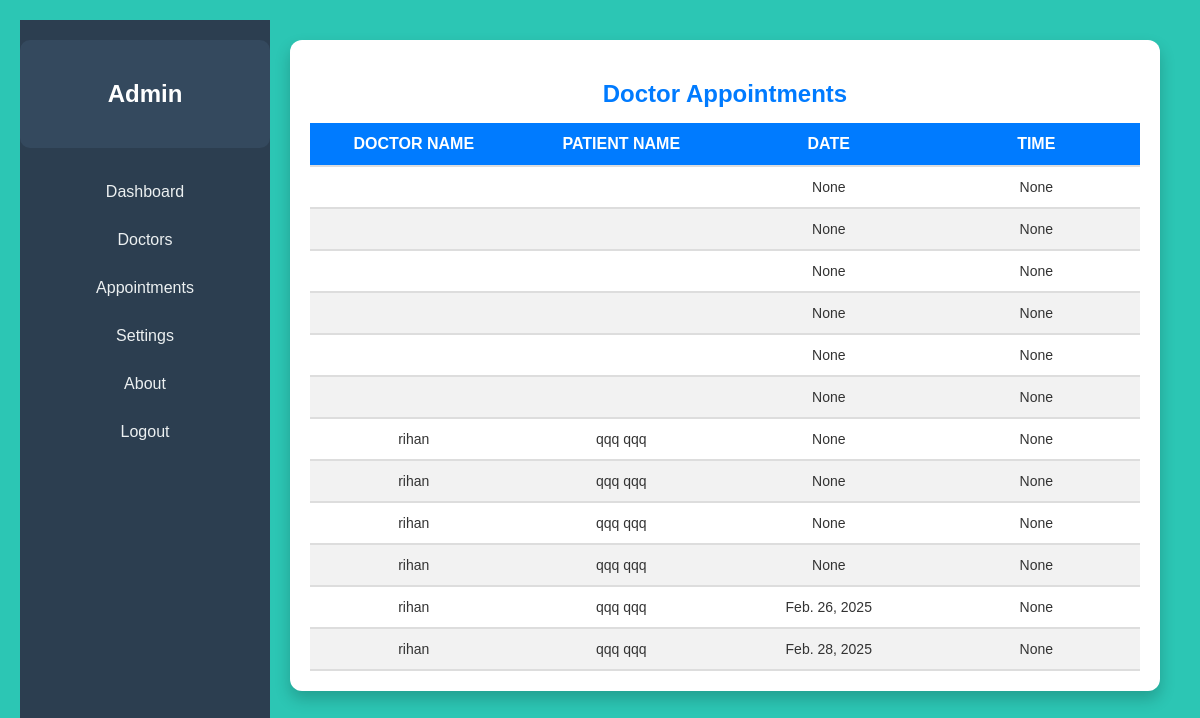
Page /api/viewappointment on the committed database.
### Predictivehealthapp/models.py (models this page shows)
class bookinginfoTable(models.Model):
    USERID=models.ForeignKey(userTable,on_delete=models.CASCADE,null=True,blank=True,related_name='userid')
    DOCTORID=models.ForeignKey(DoctorTable,on_delete=models.CASCADE,null=True,blank=True,)
    patient_name=models.CharField(max_length=300,null=True,blank=True)
    patient_age=models.CharField(max_length=300,null=True,blank=True)
    patient_height=models.CharField(max_length=300,null=True,blank=True)
    patient_weight=models.CharField(max_length=300,null=True,blank=True)
    patient_addr=models.CharField(max_length=300,null=True,blank=True)
    APPOINTMENTDATE=models.DateField(null=True,blank=True)
    APPOINTMENTTIME=models.TimeField(null=True,blank=True)
    visitReason=models.CharField(max_length=300,null=True,blank=True)
    status=models.CharField(max_length=20,null=True,blank=True)

class DoctorTable(models.Model):
    LOGINID=models.ForeignKey(LoginTable,on_delete=models.CASCADE,null=True,blank=True)
    Name=models.CharField(max_length=20,null=True,blank=True)
    specialization=models.CharField(max_length=20,null=True,blank=True)
    qualification=models.CharField(max_length=20,null=True,blank=True)
    phone=models.BigIntegerField(null=True,blank=True)
    email=models.CharField(max_length=255,null=True,blank=True)

class userTable(models.Model):
    LOGINID=models.ForeignKey(LoginTable,on_delete=models.CASCADE,null=True,blank=True)
    firstname=models.CharField(max_length=20,null=True,blank=True)
    lastname=models.CharField(max_length=20,null=True,blank=True)
    dob=models.CharField(max_length=20,null=True,blank=True)
    gender=models.CharField(max_length=20,null=True,blank=True)
    mobile=models.BigIntegerField(null=True,blank=True)
    email=models.CharField(max_length=20,null=True,blank=True)
    address=models.CharField(max_length=300,null=True,blank=True)
    password=models.CharField(max_length=50,null=True,blank=True)
    state=models.CharField(max_length=20,null=True,blank=True)

### Predictivehealthapp/views.py (the view)
# urls.py: path('viewappointment',viewappointment.as_view(),name="viewappointment"),
class viewappointment(View):
    def get(self,request):
        obj=bookinginfoTable.objects.all()
        return render(request,'administrator/view-appointment.html',{'obj':obj})

### templates/administrator/view-appointment.html (shortened to what this page needs)
{% extends 'administrator/admin-dashboard.html' %}
    {% block body %}
    <div class="appointment-container">
        <h2 class="title">Doctor Appointments</h2>
        <div class="responsive-table-container">
            <table class="responsive-table">
                <thead>
                    <tr>
                        <th>Doctor Name</th>
                        <th>Patient Name</th>
                        <th>Date</th>
                        <th>Time</th>
                    </tr>
                </thead>
                <tbody>
                    {% for i in obj %}
                    <tr>
                        <td>{{ i.DOCTORID.Name }}</td>
                        <td>{{ i.USERID.firstname }} {{ i.USERID.lastname }}</td>
                        <td>{{ i.APPOINTMENTDATE }}</td>
                        <td>{{ i.APPOINTMENTTIME }}</td>
                    </tr>
                    {% endfor %}
                </tbody>
            </table>
        </div>
    </div>
    {% endblock %}

### templates/administrator/admin-dashboard.html (style rules this page uses)
body { margin: 0; font-family: Arial, sans-serif; background-color: #11bfabe2; transition: all 0.3s ease-in-out; }
body { font-family: "Poppins", sans-serif; margin: 0; padding: 20px; color: #333; transition: all 0.3s ease-in-out; }
.title { font-size: 26px; font-weight: bold; margin-bottom: 20px; color: #007bff; }
.responsive-table-container { overflow-x: auto; }
.responsive-table { width: 100%; border-collapse: collapse; min-width: 800px; table-layout: fixed; }
.responsive-table th, .responsive-table td { padding: 15px; text-align: center; border-bottom: 2px solid #ddd; }
.responsive-table th { background-color: #007bff; color: white; font-size: 16px; }
.responsive-table td { font-size: 14px; }
body { font-family: "Poppins", sans-serif; margin: 0; padding: 20px; transition: all 0.3s ease-in-out; }
.appointment-container { max-width: 1000px; margin: auto; background: white; padding: 20px; border-radius: 12px; box-shadow: 0 8px 16px rgba(0, 0, 0, 0.2); text-align: center; animation: fadeIn 0.5s ease-in-out; }
.title { font-size: 24px; font-weight: bold; margin-bottom: 15px; color: #007bff; }
.responsive-table { width: 100%; border-collapse: collapse; min-width: 600px; }
.responsive-table th, .responsive-table td { padding: 12px; text-align: center; border-bottom: 2px solid #ddd; }
.responsive-table th { background-color: #007bff; color: white; font-size: 16px; text-transform: uppercase; }
.responsive-table td { font-size: 14px; color: #333; }
.responsive-table tr:nth-child(even) { background-color: #f2f2f2; }

### rows in the picture
bookinginfoTable: APPOINTMENTDATE "None", APPOINTMENTTIME "None"
bookinginfoTable: APPOINTMENTDATE "None", APPOINTMENTTIME "None"
bookinginfoTable: APPOINTMENTDATE "None", APPOINTMENTTIME "None"
bookinginfoTable: APPOINTMENTDATE "None", APPOINTMENTTIME "None"
bookinginfoTable: APPOINTMENTDATE "None", APPOINTMENTTIME "None"
bookinginfoTable: APPOINTMENTDATE "None", APPOINTMENTTIME "None"
bookinginfoTable: DOCTORID.Name "rihan", USERID.firstname "qqq", USERID.lastname "qqq", APPOINTMENTDATE "None", APPOINTMENTTIME "None"
bookinginfoTable: DOCTORID.Name "rihan", USERID.firstname "qqq", USERID.lastname "qqq", APPOINTMENTDATE "None", APPOINTMENTTIME "None"
bookinginfoTable: DOCTORID.Name "rihan", USERID.firstname "qqq", USERID.lastname "qqq", APPOINTMENTDATE "None", APPOINTMENTTIME "None"
bookinginfoTable: DOCTORID.Name "rihan", USERID.firstname "qqq", USERID.lastname "qqq", APPOINTMENTDATE "None", APPOINTMENTTIME "None"
bookinginfoTable: DOCTORID.Name "rihan", USERID.firstname "qqq", USERID.lastname "qqq", APPOINTMENTDATE "Feb. 26, 2025", APPOINTMENTTIME "None"
bookinginfoTable: DOCTORID.Name "rihan", USERID.firstname "qqq", USERID.lastname "qqq", APPOINTMENTDATE "Feb. 28, 2025", APPOINTMENTTIME "None"
